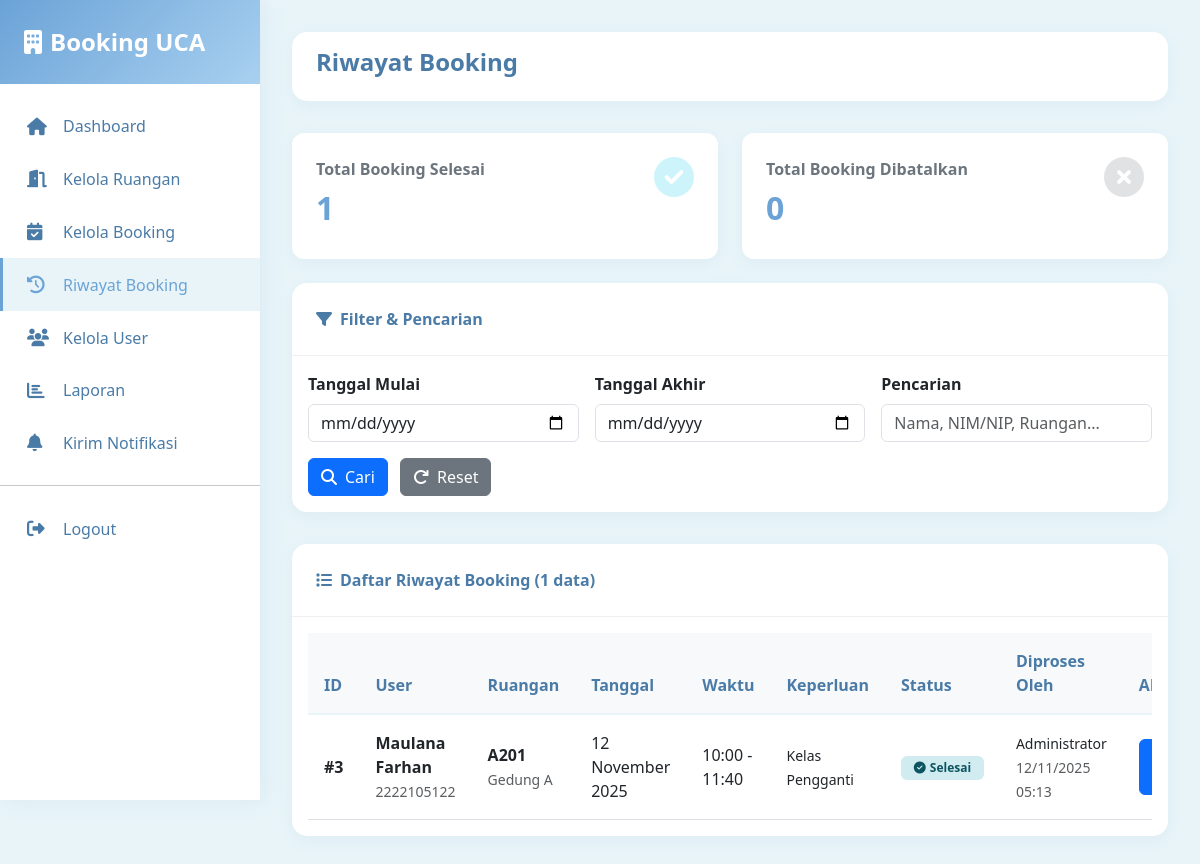
/admin/riwayat.php (signed in), run on the app's committed database.
### tables this page shows
CREATE TABLE `booking` (
  `id` int(11) NOT NULL,
  `user_id` int(11) NOT NULL,
  `ruangan_id` int(11) NOT NULL,
  `tanggal_booking` date NOT NULL,
  `jam_mulai` time NOT NULL,
  `jam_selesai` time NOT NULL,
  `keperluan` text NOT NULL,
  `jumlah_peserta` int(11) DEFAULT NULL,
  `status_booking` enum('pending','approved','rejected','selesai','dibatalkan') DEFAULT 'pending',
  `catatan_admin` text DEFAULT NULL,
  `approved_by` int(11) DEFAULT NULL,
  `approved_at` timestamp NULL DEFAULT NULL,
  `created_at` timestamp NOT NULL DEFAULT current_timestamp(),
  `updated_at` timestamp NOT NULL DEFAULT current_timestamp() ON UPDATE current_timestamp()
);

CREATE TABLE `users` (
  `id` int(11) NOT NULL,
  `nama` varchar(100) NOT NULL,
  `email` varchar(100) NOT NULL,
  `password` varchar(255) NOT NULL,
  `role` enum('admin','user') DEFAULT 'user',
  `nim_nip` varchar(50) DEFAULT NULL,
  `fakultas` varchar(100) DEFAULT NULL,
  `no_telp` varchar(20) DEFAULT NULL,
  `foto_profil` varchar(255) DEFAULT 'default.jpg',
  `status` enum('active','inactive') DEFAULT 'active',
  `created_at` timestamp NOT NULL DEFAULT current_timestamp(),
  `updated_at` timestamp NOT NULL DEFAULT current_timestamp() ON UPDATE current_timestamp()
);

CREATE TABLE `ruangan` (
  `id` int(11) NOT NULL,
  `gedung_id` int(11) NOT NULL,
  `nama_ruangan` varchar(100) NOT NULL,
  `kode_ruangan` varchar(50) NOT NULL,
  `kapasitas` int(11) NOT NULL,
  `fasilitas` text DEFAULT NULL,
  `foto_ruangan` varchar(255) DEFAULT NULL,
  `status` enum('tersedia','maintenance','tidak_tersedia') DEFAULT 'tersedia',
  `created_at` timestamp NOT NULL DEFAULT current_timestamp(),
  `updated_at` timestamp NOT NULL DEFAULT current_timestamp() ON UPDATE current_timestamp()
);

CREATE TABLE `gedung` (
  `id` int(11) NOT NULL,
  `nama_gedung` varchar(100) NOT NULL,
  `lokasi` text DEFAULT NULL,
  `deskripsi` text DEFAULT NULL,
  `created_at` timestamp NOT NULL DEFAULT current_timestamp(),
  `updated_at` timestamp NOT NULL DEFAULT current_timestamp() ON UPDATE current_timestamp()
);

### includes/functions.php (called while the page is built, shortened)
<?php
function formatTanggal($date) {
    $bulan = [
        1 => 'Januari', 'Februari', 'Maret', 'April', 'Mei', 'Juni',
        'Juli', 'Agustus', 'September', 'Oktober', 'November', 'Desember'
    ];
    $split = explode('-', $date);
    return $split[2] . ' ' . $bulan[(int)$split[1]] . ' ' . $split[0];
}
function formatWaktu($time) {
    return date('H:i', strtotime($time));
}
?>

### admin/riwayat.php (the view, shortened to what this page needs)
<?php
require_once '../includes/functions.php';
$db = getDB();
$search = $_GET['search'] ?? '';
$start_date = $_GET['start_date'] ?? '';
$end_date = $_GET['end_date'] ?? '';
$sql = "SELECT b.*, u.nama, u.email, u.nim_nip, r.nama_ruangan, r.kode_ruangan, g.nama_gedung,
        admin.nama as admin_nama
        FROM booking b
        JOIN users u ON b.user_id = u.id
        JOIN ruangan r ON b.ruangan_id = r.id
        JOIN gedung g ON r.gedung_id = g.id
        LEFT JOIN users admin ON b.approved_by = admin.id
        WHERE b.status_booking IN ('selesai', 'dibatalkan')";
$params = [];
$sql .= " ORDER BY b.updated_at DESC";
$stmt = $db->prepare($sql);
$stmt->execute($params);
$bookings = $stmt->fetchAll();
$statsStmt = $db->query("SELECT
    SUM(CASE WHEN status_booking = 'selesai' THEN 1 ELSE 0 END) as total_selesai,
    SUM(CASE WHEN status_booking = 'dibatalkan' THEN 1 ELSE 0 END) as total_dibatalkan
    FROM booking");
$stats = $statsStmt->fetch();
?>
<!DOCTYPE html>
<html lang="id">
<head>
    <link href="https://cdn.jsdelivr.net/npm/bootstrap@5.3.0/dist/css/bootstrap.min.css" rel="stylesheet">
    <link rel="stylesheet" href="https://cdnjs.cloudflare.com/ajax/libs/font-awesome/6.4.0/css/all.min.css">
</head>
<body>
    <div class="sidebar">
        <div class="sidebar-header">
            <a href="index.php" class="sidebar-brand">
                <i class="fas fa-building"></i>
                <span>Booking UCA</span>
            </a>
        </div>
        <div class="sidebar-menu">
            <a href="index.php" class="menu-item">
                <i class="fas fa-home"></i>
                <span>Dashboard</span>
            </a>
            <a href="ruangan.php" class="menu-item">
                <i class="fas fa-door-open"></i>
                <span>Kelola Ruangan</span>
            </a>
            <a href="booking.php" class="menu-item">
                <i class="fas fa-calendar-check"></i>
                <span>Kelola Booking</span>
            </a>
            <a href="riwayat.php" class="menu-item active">
                <i class="fas fa-history"></i>
                <span>Riwayat Booking</span>
            </a>
            <a href="users.php" class="menu-item">
                <i class="fas fa-users"></i>
                <span>Kelola User</span>
            </a>
            <a href="laporan.php" class="menu-item">
                <i class="fas fa-chart-bar"></i>
                <span>Laporan</span>
            </a>
            <a href="notifikasi.php" class="menu-item">
                <i class="fas fa-bell"></i>
                <span>Kirim Notifikasi</span>
            </a>
            <hr>
            <a href="../auth/logout.php" class="menu-item">
                <i class="fas fa-sign-out-alt"></i>
                <span>Logout</span>
            </a>
        </div>
    </div>
    <div class="main-content">
        <div class="topbar">
            <h1 class="topbar-title">Riwayat Booking</h1>
        </div>
        <div class="row">
            <div class="col-md-6">
                <div class="stat-card">
                    <i class="fas fa-check-circle text-info icon"></i>
                    <p>Total Booking Selesai</p>
                    <h3><?= $stats['total_selesai'] ?></h3>
                </div>
            </div>
            <div class="col-md-6">
                <div class="stat-card">
                    <i class="fas fa-times-circle text-secondary icon"></i>
                    <p>Total Booking Dibatalkan</p>
                    <h3><?= $stats['total_dibatalkan'] ?></h3>
                </div>
            </div>
        </div>
        <div class="card">
            <div class="card-header">
                <i class="fas fa-filter me-2"></i>Filter & Pencarian
            </div>
            <div class="card-body">
                <form method="GET" class="row g-3">
                    <div class="col-md-4">
                        <label class="form-label fw-bold">Tanggal Mulai</label>
                        <input type="date" class="form-control" name="start_date" value="<?= htmlspecialchars($start_date) ?>">
                    </div>
                    <div class="col-md-4">
                        <label class="form-label fw-bold">Tanggal Akhir</label>
                        <input type="date" class="form-control" name="end_date" value="<?= htmlspecialchars($end_date) ?>">
                    </div>
                    <div class="col-md-4">
                        <label class="form-label fw-bold">Pencarian</label>
                        <input type="text" class="form-control" name="search"
                               placeholder="Nama, NIM/NIP, Ruangan..."
                               value="<?= htmlspecialchars($search) ?>">
                    </div>
                    <div class="col-md-12">
                        <button type="submit" class="btn btn-primary me-2">
                            <i class="fas fa-search me-2"></i>Cari
                        </button>
                        <a href="riwayat.php" class="btn btn-secondary">
                            <i class="fas fa-redo me-2"></i>Reset
                        </a>
                    </div>
                </form>
            </div>
        </div>
        <div class="card">
            <div class="card-header">
                <i class="fas fa-list me-2"></i>Daftar Riwayat Booking (<?= count($bookings) ?> data)
            </div>
            <div class="card-body">
                <?php if (empty($bookings)): ?>
                    <div class="empty-state">
                        <i class="fas fa-inbox"></i>
                        <h5>Tidak ada data riwayat</h5>
                        <p class="text-muted">Belum ada booking yang selesai atau dibatalkan.</p>
                    </div>
                <?php else: ?>
                <div class="table-responsive">
                    <table class="table table-hover">
                        <thead>
                            <tr>
                                <th width="5%">ID</th>
                                <th width="15%">User</th>
                                <th width="12%">Ruangan</th>
                                <th width="10%">Tanggal</th>
                                <th width="12%">Waktu</th>
                                <th width="15%">Keperluan</th>
                                <th width="8%">Status</th>
                                <th width="12%">Diproses Oleh</th>
                                <th width="11%">Aksi</th>
                            </tr>
                        </thead>
                        <tbody>
                            <?php foreach ($bookings as $booking): ?>
                            <tr>
                                <td><strong>#<?= $booking['id'] ?></strong></td>
                                <td>
                                    <strong><?= htmlspecialchars($booking['nama']) ?></strong><br>
                                    <small class="text-muted"><?= htmlspecialchars($booking['nim_nip']) ?></small>
                                </td>
                                <td>
                                    <strong><?= htmlspecialchars($booking['kode_ruangan']) ?></strong><br>
                                    <small class="text-muted"><?= htmlspecialchars($booking['nama_gedung']) ?></small>
                                </td>
                                <td><?= formatTanggal($booking['tanggal_booking']) ?></td>
                                <td><?= formatWaktu($booking['jam_mulai']) ?> - <?= formatWaktu($booking['jam_selesai']) ?></td>
                                <td>
                                    <small><?= substr(htmlspecialchars($booking['keperluan']), 0, 40) ?><?= strlen($booking['keperluan']) > 40 ? '...' : '' ?></small>
                                </td>
                                <td>
                                    <?php if ($booking['status_booking'] === 'selesai'): ?>
                                        <span class="badge badge-info">
                                            <i class="fas fa-check-circle me-1"></i>Selesai
                                        </span>
                                    <?php else: ?>
                                        <span class="badge badge-secondary">
                                            <i class="fas fa-times-circle me-1"></i>Dibatalkan
                                        </span>
                                    <?php endif; ?>
                                </td>
                                <td>
                                    <?php if ($booking['admin_nama']): ?>
                                        <small><?= htmlspecialchars($booking['admin_nama']) ?></small><br>
                                        <small class="text-muted"><?= date('d/m/Y H:i', strtotime($booking['approved_at'])) ?></small>
                                    <?php else: ?>
                                        <small class="text-muted">-</small>
                                    <?php endif; ?>
                                </td>
                                <td>
                                    <button class="btn btn-sm btn-primary"
                                            data-bs-toggle="modal"
                                            data-bs-target="#detailModal<?= $booking['id'] ?>"
                                            title="Lihat Detail">
                                    </button>
                                </td>
                            </tr>
                            <?php endforeach; ?>
                        </tbody>
                    </table>
                </div>
                <?php endif; ?>
            </div>
        </div>
    </div>
</body>
</html>

### admin/riwayat.php (style rules this page uses)
:root { --primary-blue: #6BA3D7; --light-blue: #A8D0F0; --soft-blue: #E8F4F8; --dark-blue: #4A7BA7; --sidebar-width: 260px; }
body { font-family: 'Segoe UI', Tahoma, Geneva, Verdana, sans-serif; background: var(--soft-blue); }
.sidebar { position: fixed; left: 0; top: 0; height: 100vh; width: var(--sidebar-width); background: white; box-shadow: 4px 0 20px rgba(107, 163, 215, 0.1); z-index: 1000; overflow-y: auto; }
.sidebar-header { padding: 1.5rem; background: linear-gradient(135deg, var(--primary-blue), var(--light-blue)); color: white; }
.sidebar-brand { font-size: 1.5rem; font-weight: 800; text-decoration: none; color: white; display: flex; align-items: center; gap: 0.5rem; }
.sidebar-menu { padding: 1rem 0; }
.menu-item { padding: 0.9rem 1.5rem; color: var(--dark-blue); text-decoration: none; display: flex; align-items: center; gap: 1rem; transition: all 0.3s ease; border-left: 3px solid transparent; }
.menu-item:hover, .menu-item.active { background: var(--soft-blue); color: var(--primary-blue); border-left-color: var(--primary-blue); }
.menu-item i { width: 20px; font-size: 1.1rem; }
.main-content { margin-left: var(--sidebar-width); padding: 2rem; min-height: 100vh; }
.topbar { background: white; border-radius: 15px; padding: 1rem 1.5rem; margin-bottom: 2rem; box-shadow: 0 4px 15px rgba(107, 163, 215, 0.08); }
.topbar-title { font-size: 1.5rem; font-weight: 700; color: var(--dark-blue); }
.stat-card { background: white; border-radius: 12px; padding: 1.5rem; box-shadow: 0 4px 15px rgba(107, 163, 215, 0.08); margin-bottom: 1.5rem; }
.stat-card h3 { font-size: 2rem; font-weight: 800; margin: 0.5rem 0; color: var(--primary-blue); }
.stat-card p { margin: 0; color: #6c757d; font-weight: 600; }
.stat-card .icon { font-size: 2.5rem; opacity: 0.2; float: right; }
.card { background: white; border-radius: 15px; box-shadow: 0 4px 15px rgba(107, 163, 215, 0.08); border: none; margin-bottom: 2rem; }
.card-header { background: transparent; border-bottom: 1px solid #f0f0f0; padding: 1.5rem; font-weight: 700; color: var(--dark-blue); }
.table { margin-bottom: 0; }
.table thead th { border-bottom: 2px solid var(--soft-blue); color: var(--dark-blue); font-weight: 600; padding: 1rem; background: #f8f9fa; }
.table tbody td { padding: 1rem; vertical-align: middle; }
.badge { padding: 0.4rem 0.8rem; border-radius: 6px; font-weight: 600; font-size: 0.75rem; }
.badge-info { background: #D1ECF1; color: #0C5460; }
.btn-sm { padding: 0.4rem 0.8rem; font-size: 0.85rem; border-radius: 6px; }

### data on the page
booking: id "3", user.nama "Maulana Farhan", user.nim_nip "2222105122", ruangan.kode_ruangan "A201", gedung.nama_gedung "Gedung A", tanggal_booking "12 November 2025", jam_mulai "10:00", jam_selesai "11:40", keperluan "Kelas Pengganti", status_booking "selesai" (drawn), approved_by.nama "Administrator", approved_at "12/11/2025 05:13"

### other printed values
$stats['total_selesai'] "1"
$stats['total_dibatalkan'] "0"
count($bookings) "1"
